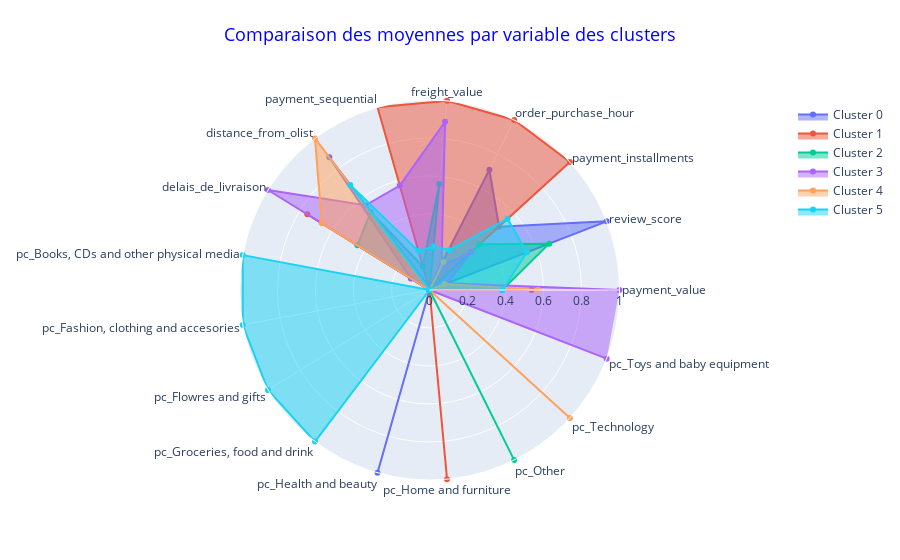

This figure's notebook cell:
### Code cell
plot_radars(data=X_scaled_clusters,
            group="kmeans_label")

### Figure 1 — Plotly figure (JSON) as saved in the notebook; plotly's stock layout.template omitted (floating-point values rounded to 4 significant figures)
{"data": [{"fill": "toself", "name": "Cluster 0", "r": [0, 1, 0.4949, 0.7072, 0.0155, 0.02015, 0.8752, 0.1152, 0, 0, 0, 0, 1, 0, 0, 0, 0], "theta": ["payment_value", "review_score", "payment_installments", "order_purchase_hour", "freight_value", "payment_sequential", "distance_from_olist", "delais_de_livraison", "pc_Books, CDs and other physical media", "pc_Fashion, clothing and accesories", "pc_Flowres and gifts", "pc_Groceries, food and drink", "pc_Health and beauty", "pc_Home and furniture", "pc_Other", "pc_Technology", "pc_Toys and baby equipment"], "type": "scatterpolar"}, {"fill": "toself", "name": "Cluster 1", "r": [0.5374, 0, 1, 1, 1, 1.0, 0, 0.7566, 0, 0, 0, 0, 0, 1, 0, 0, 0], "theta": ["payment_value", "review_score", "payment_installments", "order_purchase_hour", "freight_value", "payment_sequential", "distance_from_olist", "delais_de_livraison", "pc_Books, CDs and other physical media", "pc_Fashion, clothing and accesories", "pc_Flowres and gifts", "pc_Groceries, food and drink", "pc_Health and beauty", "pc_Home and furniture", "pc_Other", "pc_Technology", "pc_Toys and baby equipment"], "type": "scatterpolar"}, {"fill": "toself", "name": "Cluster 2", "r": [0.3826, 0.6755, 0.3577, 0, 0.5603, 0.1288, 0.5143, 0.4465, 0, 0, 0, 0, 0, 0, 1, 0, 0], "theta": ["payment_value", "review_score", "payment_installments", "order_purchase_hour", "freight_value", "payment_sequential", "distance_from_olist", "delais_de_livraison", "pc_Books, CDs and other physical media", "pc_Fashion, clothing and accesories", "pc_Flowres and gifts", "pc_Groceries, food and drink", "pc_Health and beauty", "pc_Home and furniture", "pc_Other", "pc_Technology", "pc_Toys and baby equipment"], "type": "scatterpolar"}, {"fill": "toself", "name": "Cluster 3", "r": [1, 0.09995, 0.2965, 0.1421, 0.8888, 0.5713, 0.5586, 1, 0, 0, 0, 0, 0, 0, 0, 0, 1], "theta": ["payment_value", "review_score", "payment_installments", "order_purchase_hour", "freight_value", "payment_sequential", "distance_from_olist", "delais_de_livraison", "pc_Books, CDs and other physical media", "pc_Fashion, clothing and accesories", "pc_Flowres and gifts", "pc_Groceries, food and drink", "pc_Health and beauty", "pc_Home and furniture", "pc_Other", "pc_Technology", "pc_Toys and baby equipment"], "type": "scatterpolar"}, {"fill": "toself", "name": "Cluster 4", "r": [0.5715, 0.08591, 0, 0.1645, 0, 0, 1, 0.6669, 0, 0, 0, 0, 0, 0, 0, 1, 0], "theta": ["payment_value", "review_score", "payment_installments", "order_purchase_hour", "freight_value", "payment_sequential", "distance_from_olist", "delais_de_livraison", "pc_Books, CDs and other physical media", "pc_Fashion, clothing and accesories", "pc_Flowres and gifts", "pc_Groceries, food and drink", "pc_Health and beauty", "pc_Home and furniture", "pc_Other", "pc_Technology", "pc_Toys and baby equipment"], "type": "scatterpolar"}, {"fill": "toself", "name": "Cluster 5", "r": [0.385, 0.5493, 0.5554, 0.2354, 0.2293, 0.2135, 0.6922, 0, 1, 1, 1, 1, 0, 0, 0, 0, 0], "theta": ["payment_value", "review_score", "payment_installments", "order_purchase_hour", "freight_value", "payment_sequential", "distance_from_olist", "delais_de_livraison", "pc_Books, CDs and other physical media", "pc_Fashion, clothing and accesories", "pc_Flowres and gifts", "pc_Groceries, food and drink", "pc_Health and beauty", "pc_Home and furniture", "pc_Other", "pc_Technology", "pc_Toys and baby equipment"], "type": "scatterpolar"}], "layout": {"polar": {"radialaxis": {"range": [0, 1], "visible": true}}, "showlegend": true, "title": {"font": {"color": "blue", "size": 18}, "text": "Comparaison des moyennes par variable des clusters", "x": 0.5, "xanchor": "center", "y": 0.95, "yanchor": "top"}}}
